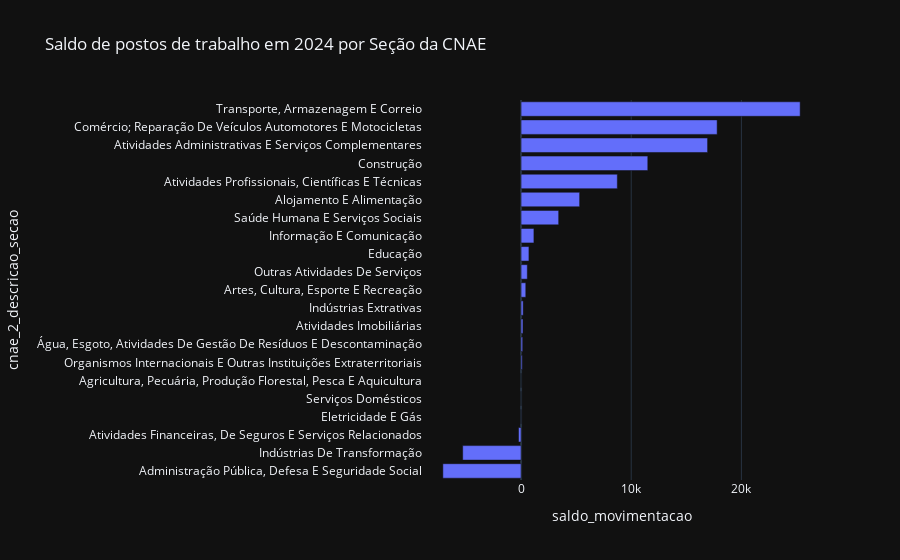

The cell this chart's notebook holds for it:
### Code cell
saldo_secao = (
    caged.groupby("cnae_2_descricao_secao", as_index=False)
    .agg({"saldo_movimentacao": "sum"})
    .sort_values("saldo_movimentacao", ascending=True)
)

fig_saldo_secao = px.bar(
    saldo_secao,
    x="saldo_movimentacao",
    y="cnae_2_descricao_secao",
    orientation='h',
    title="Saldo de postos de trabalho em 2024 por Seção da CNAE",
    template=TEMPLATE
)
fig_saldo_secao.show()

### Figure 1 — Plotly figure (JSON) as saved in the notebook; plotly's stock layout.template omitted (floating-point values rounded to 4 significant figures)
{"data": [{"alignmentgroup": "True", "hovertemplate": "saldo_movimentacao=%{x}<br>cnae_2_descricao_secao=%{y}<extra></extra>", "legendgroup": "", "marker": {"color": "#636efa", "pattern": {"shape": ""}}, "name": "", "offsetgroup": "", "orientation": "h", "showlegend": false, "textposition": "auto", "type": "bar", "x": [-7100, -5300, -233, -10, -5, 4, 103, 144, 170, 191, 429, 568, 714, 1167, 3415, 5317, 8740, 11505, 16933, 17800, 25335], "xaxis": "x", "y": ["Administração Pública, Defesa E Seguridade Social", "Indústrias De Transformação", "Atividades Financeiras, De Seguros E Serviços Relacionados", "Eletricidade E Gás", "Serviços Domésticos", "Agricultura, Pecuária, Produção Florestal, Pesca E Aquicultura", "Organismos Internacionais E Outras Instituições Extraterritoriais", "Água, Esgoto, Atividades De Gestão De Resíduos E Descontaminação", "Atividades Imobiliárias", "Indústrias Extrativas", "Artes, Cultura, Esporte E Recreação", "Outras Atividades De Serviços", "Educação", "Informação E Comunicação", "Saúde Humana E Serviços Sociais", "Alojamento E Alimentação", "Atividades Profissionais, Científicas E Técnicas", "Construção", "Atividades Administrativas E Serviços Complementares", "Comércio; Reparação De Veículos Automotores E Motocicletas", "Transporte, Armazenagem E Correio"], "yaxis": "y"}], "layout": {"barmode": "relative", "legend": {"tracegroupgap": 0}, "title": {"text": "Saldo de postos de trabalho em 2024 por Seção da CNAE"}, "xaxis": {"anchor": "y", "domain": [0, 1], "title": {"text": "saldo_movimentacao"}}, "yaxis": {"anchor": "x", "domain": [0, 1], "title": {"text": "cnae_2_descricao_secao"}}}}
